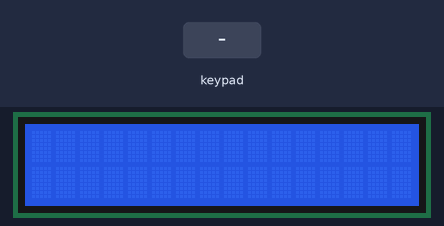
Recording of a sketch running on a simulated ESP32. On the bench: 16×2 character LCD. The test bench sets the inputs (shaded band). Nothing arrives over Bluetooth unless stated; what the sketch prints to the serial monitor is not drawn.

Above: at 1.2 s.
1.3 s: keypad keys 1 8 1 9 2 3 5 # pressed 0.4 s apart
At 4.5 s:
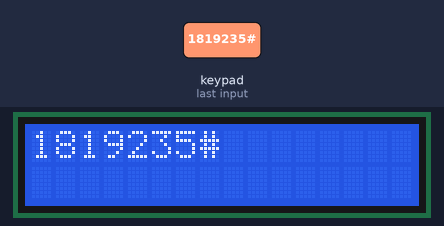
6.0 s: key 'A' pressed
At 6.8 s:
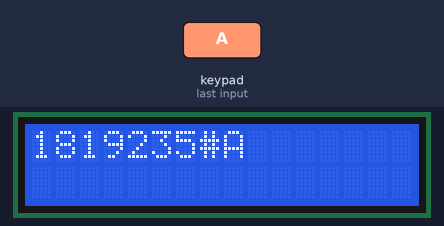
7.5 s: key 'B' pressed
At 7.9 s:
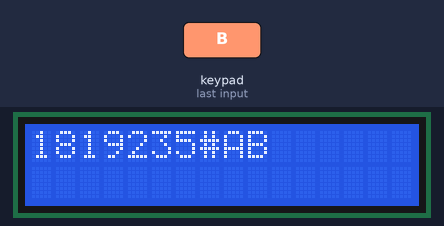
9.0 s: keypad keys 1 8 1 9 2 3 5 * pressed 0.4 s apart
At 13.3 s:
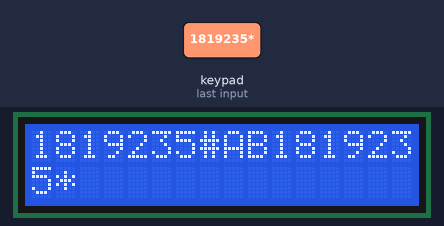
13.7 s: key 'C' pressed
At 14.7 s:
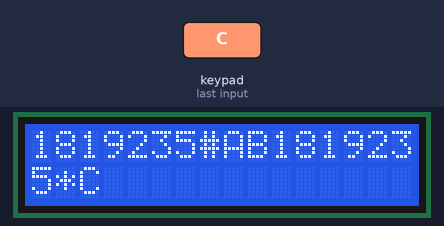
15.2 s: keypad keys 1 8 1 9 2 3 5 A pressed 0.4 s apart
At 18.9 s:
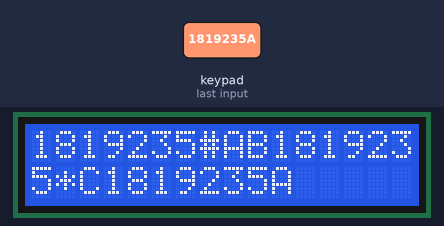
Timing chart, 0 to 20.4 s (numbered marks = the images above; inputs shaded):
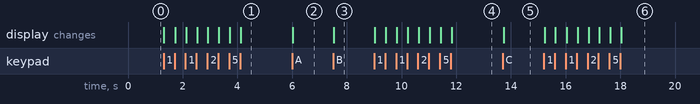

The sketch:

BlueToothSerial.ino
```cpp
// KHAI BÁO THƯ VIỆN
#include "BluetoothSerial.h"
#include <LiquidCrystal_I2C.h>  // thư viện LCD
#include <Keypad.h>             // thư viện key_4x4

// KHAI BÁO BIẾN
BluetoothSerial BT;
LiquidCrystal_I2C lcd(0x27, 16, 2);
// #define LED_PIN 18  // khai báo chân cho con led
const byte ROWS = 4;  // Số hàng
const byte COLS = 4;  // Số cột

// Định nghĩa layout của bàn phím
char keys[ROWS][COLS] = {
  { '1', '2', '3', 'A' },
  { '4', '5', '6', 'B' },
  { '7', '8', '9', 'C' },
  { '*', '0', '#', 'D' }
};

// trên esp32 từ chân 1-8
// cột: 1-4 {14, 15, 16, 17}
// hàng: 5-8 {18, 19, 23, 5}
byte rowPins[ROWS] = { 18, 19, 23, 5 };   // Các chân kết nối với các hàng
byte colPins[COLS] = { 14, 15, 16, 17 };  // Các chân kết nối với các cột

Keypad keypad = Keypad(makeKeymap(keys), rowPins, colPins, ROWS, COLS);

String inputString = "";  // Chuỗi để lưu ký tự

// HÀM KHỞI TẠO
void setup() {
  Serial.begin(115200);
  // pinMode(LED_PIN, OUTPUT);  // khởi tạo led
  BT.begin("Esp32");
  Serial.println("The device started, now you can pair it with bluetooth!");
  lcd.init();       // khởi tạo LCD
  lcd.backlight();  // bật đèn nền lcd
}

// VÒNG LẶP
void loop() {
  // key 4x4
  char key = keypad.getKey();
  if (key) {
    // Thêm ký tự nhấn vào chuỗi
    inputString += key;

    // Nếu chuỗi dài hơn 32 ký tự, xóa và bắt đầu lại
    if (inputString.length() > 32) {
      inputString = "";
      lcd.clear();
    }

    // Hiển thị chuỗi lên LCD
    lcd.clear();
    if (inputString.length() <= 16) {
      // Nếu chuỗi ngắn hơn hoặc bằng 16 ký tự, hiển thị trên dòng đầu tiên
      lcd.setCursor(0, 0);
      lcd.print(inputString);
    } else {
      // Nếu chuỗi dài hơn 16 ký tự, chia thành 2 phần
      String line1 = inputString.substring(0, 16);   // 16 ký tự đầu
      String line2 = inputString.substring(16, 32);  // 16 ký tự tiếp theo
      lcd.setCursor(0, 0);
      lcd.print(line1);
      lcd.setCursor(0, 1);
      lcd.print(line2);
    }

    // In chuỗi ra Serial Monitor (tuỳ chọn)
    Serial.println(inputString);
    BT.println(inputString);
  }

  // Đọc và xử lý dữ liệu từ Serial
  if (Serial.available()) {
    BT.write(Serial.read());
  }

  // Đọc và xử lý dữ liệu từ Bluetooth
  if (BT.available()) {
    String btData = "";  // Biến để lưu chuỗi dữ liệu từ Bluetooth
    while (BT.available()) {
      char data1 = BT.read();  // Đọc từng ký tự từ Bluetooth

      // Kiểm tra xem ký tự có phải là ký tự in được không (ASCII từ 32 đến 126)
      if (data1 >= 32 && data1 <= 126) {
        btData += data1;  // Thêm ký tự hợp lệ vào chuỗi
      }
    }

    lcd.clear();  // Xóa toàn bộ LCD trước khi in dữ liệu mới

    // Kiểm tra nếu chuỗi dài hơn 16 ký tự
    if (btData.length() > 16) {
      // In 16 ký tự đầu lên hàng 0
      lcd.setCursor(0, 0);
      lcd.print(btData.substring(0, 16));

      // In phần còn lại xuống hàng 1
      lcd.setCursor(0, 1);
      lcd.print(btData.substring(16));
    } else {
      // Nếu chuỗi ngắn hơn hoặc bằng 16 ký tự, in lên hàng 0
      lcd.setCursor(0, 0);
      lcd.print(btData);
    }

    Serial.println(btData);  // In dữ liệu lên Serial để kiểm tra
  }

  delay(20);  // Tránh quá tải bộ xử lý
}
```

Measured:
- after the input at 1.3 s, the display: first changes at once (image 1 shows a later state)
- after the input at 6.0 s, the display: changes at once (image 2)
- after the input at 7.5 s, the display: changes at once (image 3)
- after the input at 9.0 s, the display: first changes at once (image 4 shows a later state)
- after the input at 13.7 s, the display: changes at once (image 5)
- after the input at 15.2 s, the display: first changes at once (image 6 shows a later state)
